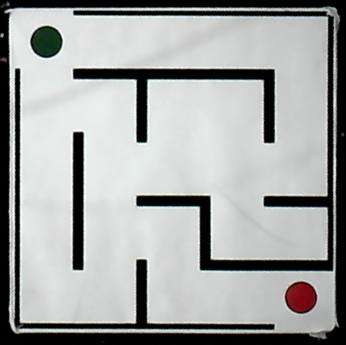
#> input picture Mid-Term-2/part_2_maze_solution/maze_warp.png, 346 x 345 px, found by its file name
$ python 03_maze_circles_and_grid.py
#> lines starting #> are read from the running program, lines starting #| are printed output that depends on the picture; after the words box and inside, x2 and y2 are one past the last pixel; in counts of white or black regions, pixels touching at a corner belong together
#!/usr/bin/env python3
"""
maze_circles_and_grid.py

Workflow:
  1) Detect circles via HoughCircles and classify color (red/green/unknown).
     Saves a circles overlay.
  2) Build grid over the maze, detect black walls, and compute per-cell occupancy:
        value = 1 -> no wall in the cell
        value = 0 -> wall present in the cell (>= threshold % of wall pixels)
     Saves:
        - grid overlay (lines only)
        - annotated grid overlay (0/1 at cell centers)
        - walls mask (255 = wall)
  3) Write a single JSON with:
        - circles: [ {center:[x,y], radius:r, color:"red/green/unknown"} ]
        - grid_size_px, grid_rows, grid_cols, threshold_percent
        - paths to overlays and mask
        - cells: [ {row, col, value, center_px:[x,y]} ]

Usage:
  python maze_circles_and_grid.py maze.png \
    --grid 30 --threshold 0.0 \
    --circles-overlay-out circles_overlay.png \
    --grid-overlay-out grid_overlay.png \
    --grid-overlay-annot-out grid_overlay_annot.png \
    --walls-mask-out walls_mask.png \
    --json-out result.json \
    --adaptive 0 --blur 5 --open 0 --close 0 \
    --font-scale 0.4 --thickness 1
"""

import argparse
import sys
import json
import numpy as np
import cv2

# ---------------- Circle color detection ----------------

def detect_color(frame, center, radius):
    """Detect dominant color (red or green) inside a circle."""
    # Robust 80% inner-disk mask to avoid edge noise
    mask = np.zeros(frame.shape[:2], dtype=np.uint8)
    cv2.circle(mask, (int(center[0]), int(center[1])), int(max(1.0, radius * 0.8)), 255, -1)

    hsv = cv2.cvtColor(frame, cv2.COLOR_BGR2HSV)
    H, S, V = cv2.split(hsv)

    # Mask within circle
    H = H[mask == 255]
    S = S[mask == 255]
    V = V[mask == 255]

    # Filter only valid pixels (saturated + bright enough)
    valid = (S > 50) & (V > 50)
    H = H[valid]

    if len(H) == 0:
        return "green"

    # Count pixels in red and green hue ranges
    red_mask = ((H <= 10) | (H >= 170))
    green_mask = ((H >= 35) & (H <= 85))

    red_ratio = np.sum(red_mask) / len(H) if len(H) > 0 else 0.0
    green_ratio = np.sum(green_mask) / len(H) if len(H) > 0 else 0.0

    if red_ratio > green_ratio and red_ratio > 0.1:
        return "red"
    elif green_ratio > red_ratio and green_ratio > 0.1:
        return "green"
    else:
        return "unknown"

def detect_circles_and_overlay(img_bgr, out_path):
    """Detect circles, label with color, draw overlay; return list of dicts with center/radius/color."""
    frame = img_bgr.copy()
    gray = cv2.cvtColor(frame, cv2.COLOR_BGR2GRAY)
    gray = cv2.medianBlur(gray, 5)

    circles = cv2.HoughCircles(gray, cv2.HOUGH_GRADIENT, dp=1, minDist=50,
                               param1=50, param2=30, minRadius=10, maxRadius=100)
    results = []
    if circles is not None:
        circles = np.uint16(np.around(circles))
        circles = circles[0].astype(np.float32)
        circles = circles[np.argsort(circles[:, 0])]  # sort left to right

        for (u, v, r) in circles:
            color = detect_color(frame, (u, v), r)
            results.append({
                "center": [float(u), float(v)],
                "radius": float(r),
                "color": color
            })
            # draw the outer circle
            cv2.circle(frame, (int(u), int(v)), int(r), (0, 255, 0), 2)
            # draw the center
            cv2.circle(frame, (int(u), int(v)), 2, (0, 255, 0), 3)
            # label color
            cv2.putText(frame, color, (int(u) + 10, int(v) - 10),
                        cv2.FONT_HERSHEY_SIMPLEX, 0.6, (255, 255, 255), 2, cv2.LINE_AA)
    # Save overlay
    cv2.imwrite(out_path, frame)
    return results

# ---------------- Grid + walls ----------------

def binarize_walls(gray: np.ndarray, adaptive: bool) -> np.ndarray:
    """
    Return mask_walls (uint8) where 255 = wall (black in original), 0 = not wall.
    Otsu/Adaptive threshold with inversion.
    """
    if adaptive:
        block = 35 if min(gray.shape[:2]) > 400 else 21
        th = cv2.adaptiveThreshold(gray, 255, cv2.ADAPTIVE_THRESH_MEAN_C,
                                   cv2.THRESH_BINARY_INV, block, 5)
    else:
        _, th = cv2.threshold(gray, 0, 255, cv2.THRESH_BINARY_INV + cv2.THRESH_OTSU)
    return th

def morph(mask: np.ndarray, k_open: int, k_close: int) -> np.ndarray:
    m = mask.copy()
    if k_open > 0:
        ko = cv2.getStructuringElement(cv2.MORPH_RECT, (2*k_open+1, 2*k_open+1))
        m = cv2.morphologyEx(m, cv2.MORPH_OPEN, ko, iterations=1)
    if k_close > 0:
        kc = cv2.getStructuringElement(cv2.MORPH_RECT, (2*k_close+1, 2*k_close+1))
        m = cv2.morphologyEx(m, cv2.MORPH_CLOSE, kc, iterations=1)
    return m

def draw_grid_lines(img: np.ndarray, grid: int) -> np.ndarray:
    out = img.copy()
    h, w = out.shape[:2]
    color = (255, 255, 255)
    for y in range(0, h, grid):
        cv2.line(out, (0, y), (w-1, y), color, 1)
    for x in range(0, w, grid):
        cv2.line(out, (x, 0), (x, h-1), color, 1)
    return out

def draw_grid_with_values(img: np.ndarray, grid: int, values_mat: np.ndarray,
                          font_scale: float, thickness: int) -> np.ndarray:
    out = draw_grid_lines(img, grid)
    h, w = out.shape[:2]
    gh, gw = values_mat.shape
    for gy in range(gh):
        y0 = gy * grid
        y1 = min((gy + 1) * grid, h)
        cy = int((y0 + y1) / 2)
        for gx in range(gw):
            x0 = gx * grid
            x1 = min((gx + 1) * grid, w)
            cx = int((x0 + x1) / 2)
            text = str(int(values_mat[gy, gx]))
            # black outline
            cv2.putText(out, text, (cx-6, cy+5), cv2.FONT_HERSHEY_SIMPLEX,
                        font_scale, (0,0,0), thickness+2, cv2.LINE_AA)
            # white text
            cv2.putText(out, text, (cx-6, cy+5), cv2.FONT_HERSHEY_SIMPLEX,
                        font_scale, (255,255,255), thickness, cv2.LINE_AA)
    return out

def main():
    ap = argparse.ArgumentParser()
    ap.add_argument("--input", default = "part_2_maze_solution/maze_warp.png", help="Path to maze image (white path, black wall)")
    ap.add_argument("--grid", type=int, default=30, help="Cell size in pixels")
    ap.add_argument("--adaptive", type=int, default=0, help="Use adaptive threshold (1) or Otsu (0, default)")
    ap.add_argument("--blur", type=int, default=5, help="Median blur kernel size (0=off)")
    ap.add_argument("--open", type=int, default=0, help="Morph open radius (px) to remove specks")
    ap.add_argument("--close", type=int, default=0, help="Morph close radius (px) to bridge gaps")
    ap.add_argument("--threshold", type=float, default=5.0, help="Percent of wall pixels to mark a cell as blocked (0..100)")

    ap.add_argument("--circles-overlay-out", default="part_2_maze_solution/circles_overlay.png", help="Detected circles + color labels")
    ap.add_argument("--grid-overlay-out", default="part_2_maze_solution/grid_overlay.png", help="Grid overlay (lines only)")
    ap.add_argument("--grid-overlay-annot-out", default="part_2_maze_solution/grid_overlay_annot.png", help="Grid overlay with 0/1 annotations")
    ap.add_argument("--walls-mask-out", default="part_2_maze_solution/walls_mask.png", help="Binary WALL mask (255=wall)")
    ap.add_argument("--json-out", default="part_2_maze_solution/result.json", help="Unified JSON with circles + per-cell data")

    ap.add_argument("--font-scale", type=float, default=0.4, help="Font scale for numbers")
    ap.add_argument("--thickness", type=int, default=1, help="Font thickness for numbers")

    args = ap.parse_args()

    # --- Load image
    img = cv2.imread(args.input, cv2.IMREAD_COLOR)
#> img is the input picture: shape (345, 346, 3); mean B, G, R 163.6, 164.8, 162.3
    if img is None:
        print(f"Error: cannot read image '{args.input}'", file=sys.stderr)
        sys.exit(1)

    grid = max(1, args.grid)

    # 1) Detect circles + colors; save overlay
    circles_info = detect_circles_and_overlay(img, args.circles_overlay_out)
#> in detect_circles_and_overlay, `gray = cv2.medianBlur(gray, 5)`:
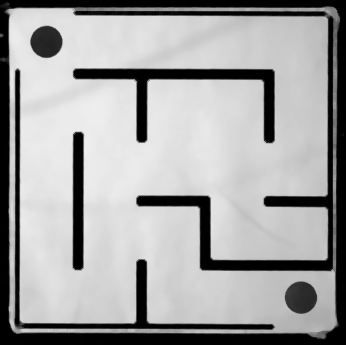
#> gray: shape (345, 346); min 0, max 238, mean 162.6
#> in detect_circles_and_overlay, `circles = cv2.HoughCircles(gray, cv2.HOUGH_GRADIENT, dp=1, minDist=50,..`: circles = [[45.5, 41.5, 15.4], [300.5, 296.5, 15.6]]
#> in detect_circles_and_overlay, `circles = np.uint16(np.around(circles))`: circles = [[46, 42, 15], [300, 296, 16]]
#> the loop in detect_circles_and_overlay, `for (u, v, r) in circles:` made 2 passes
#> (u, v, r, red_ratio in detect_color, green_ratio in detect_color, color) on passes 1 to 2: (46, 42, 15, 0, 1, 'green'), (300, 296, 16, 1, 0, 'red')
#> pass 1, in detect_color, `H, S, V = cv2.split(hsv)`:
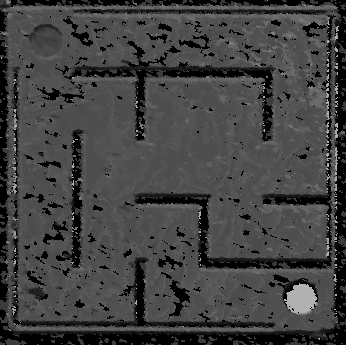
#> H: shape (345, 346); min 0, max 179, mean 66.3
#> pass 1, in detect_color, `H, S, V = cv2.split(hsv)`:
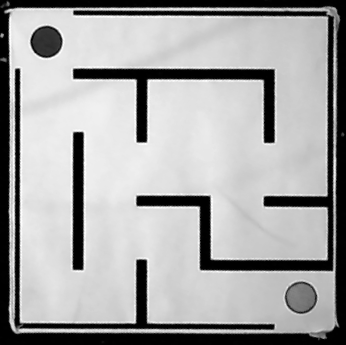
#> V: shape (345, 346); min 0, max 255, mean 165.9
#> after the loop in detect_circles_and_overlay, `for (u, v, r) in circles:`:
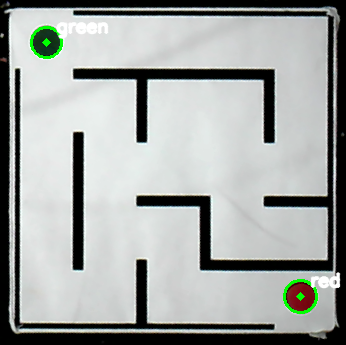
#> frame: shape (345, 346, 3); 1.35% of pixels changed, all inside (x1, y1, x2, y2) = (30, 22, 341, 314)
#> after the loop in detect_circles_and_overlay, `for (u, v, r) in circles:`: results = 2 items
#> circles_info = 2 items

    # 2) GRID overlays + walls
    # 2a) Save grid overlay (lines only)
    grid_overlay = draw_grid_lines(img, grid)
#> after the loop in draw_grid_lines, `for y in range(0, h, grid):`: out: shape (345, 346, 3); 3.48% of pixels changed, all inside (x1, y1, x2, y2) = (0, 0, 346, 331)
#> after the loop in draw_grid_lines, `for x in range(0, w, grid):`:
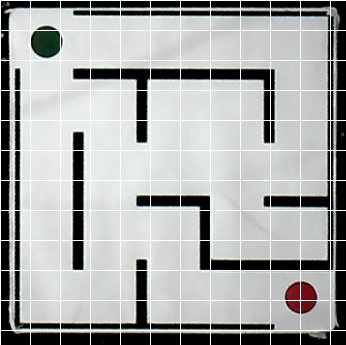
#> out: shape (345, 346, 3); mean B, G, R 170, 171.1, 168.9
    cv2.imwrite(args.grid_overlay_out, grid_overlay)

    # 2b) Walls mask (255=wall)
    gray = cv2.cvtColor(img, cv2.COLOR_BGR2GRAY)
    if args.blur > 0:
        k = max(1, args.blur | 1)  # ensure odd
        gray = cv2.medianBlur(gray, k)
    walls_mask = binarize_walls(gray, adaptive=bool(args.adaptive))
#> in binarize_walls, `_, th = cv2.threshold(gray, 0, 255, cv2.THRESH_BINARY_INV + cv2.THRESH..`:
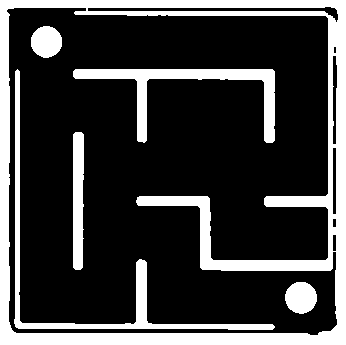
#> th: shape (345, 346); 24.4% white; 6 white regions, box (x1, y1, x2, y2) and area: (0, 0, 346, 345) 19322, (73, 69, 275, 143) 3389, (14, 69, 275, 330) 3383, (73, 132, 84, 270) 1420, (285, 282, 317, 314) 801, (31, 26, 62, 58) 779
    walls_mask = morph(walls_mask, k_open=max(0, args.open), k_close=max(0, args.close))
    cv2.imwrite(args.walls_mask_out, walls_mask)

    # 2c) Per-cell values & centers
    h, w = walls_mask.shape[:2]
#> h = 345; w = 346
    gh = (h + grid - 1) // grid
#> gh = 12
    gw = (w + grid - 1) // grid
#> gw = 12
    values_mat = np.zeros((gh, gw), dtype=np.uint8)
    cells = []
    thresh_pct = float(args.threshold)

    for gy in range(gh):
        y0 = gy * grid
        y1 = min((gy + 1) * grid, h)
        cy = int((y0 + y1) / 2)
        for gx in range(gw):
            x0 = gx * grid
            x1 = min((gx + 1) * grid, w)
            cx = int((x0 + x1) / 2)
            blk = walls_mask[y0:y1, x0:x1]
            wall_pct = (blk > 0).mean() * 100.0 if blk.size > 0 else 0.0
            value = 0 if wall_pct >= thresh_pct else 1
            values_mat[gy, gx] = value
            cells.append({"row": int(gy), "col": int(gx), "value": int(value), "center_px": [int(cx), int(cy)]})
#> after the loop, cells = 144 items

    # 2d) Annotated overlay (grid + 0/1 at centers)
    grid_overlay_annot = draw_grid_with_values(img, grid, values_mat, args.font_scale, args.thickness)
#> after the loop in draw_grid_with_values, `for gy in range(gh):`:
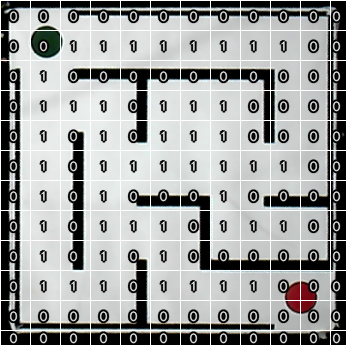
#> out: shape (345, 346, 3); 14.48% of pixels changed, all inside (x1, y1, x2, y2) = (8, 9, 343, 345)
    cv2.imwrite(args.grid_overlay_annot_out, grid_overlay_annot)

    # 3) JSON export
    meta = {
        "input": args.input,
        "circles_overlay_path": args.circles_overlay_out,
        "grid_size_px": grid,
        "grid_rows": int(gh),
        "grid_cols": int(gw),
        "threshold_percent": thresh_pct,
        "grid_overlay_path": args.grid_overlay_out,
        "grid_overlay_annot_path": args.grid_overlay_annot_out,
        "walls_mask_path": args.walls_mask_out,
        "circles": circles_info,
        "cells": cells
    }
    with open(args.json_out, "w") as f:
        json.dump(meta, f, indent=2)

    print(f"Circles overlay saved to: {args.circles_overlay_out} ({len(circles_info)} circles)")
#| Circles overlay saved to: part_2_maze_solution/circles_overlay.png (2 circles)
    print(f"Grid overlay saved to: {args.grid_overlay_out}")
    print(f"Walls mask saved to: {args.walls_mask_out}")
    print(f"Annotated grid overlay saved to: {args.grid_overlay_annot_out}")
    print(f"JSON saved to: {args.json_out}")
    print("Cell value legend: 1 = no wall, 0 = wall present")

if __name__ == "__main__":
    main()
